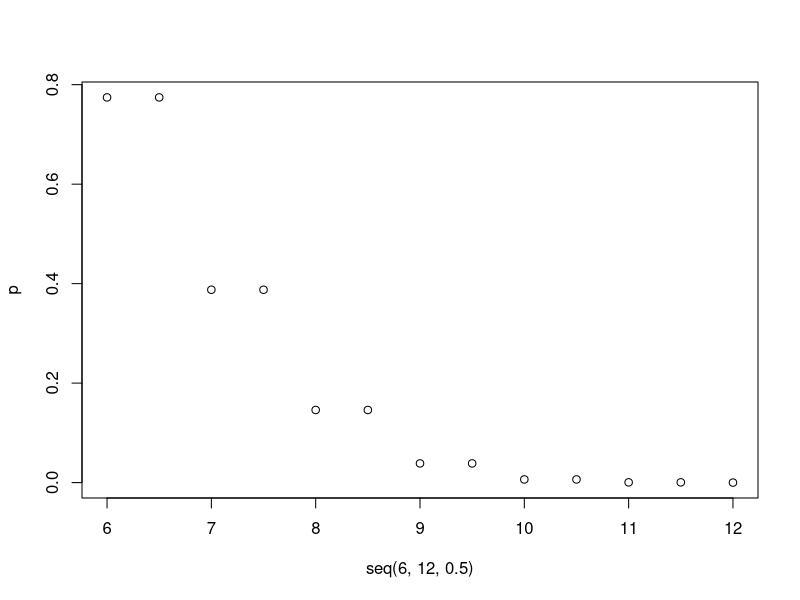
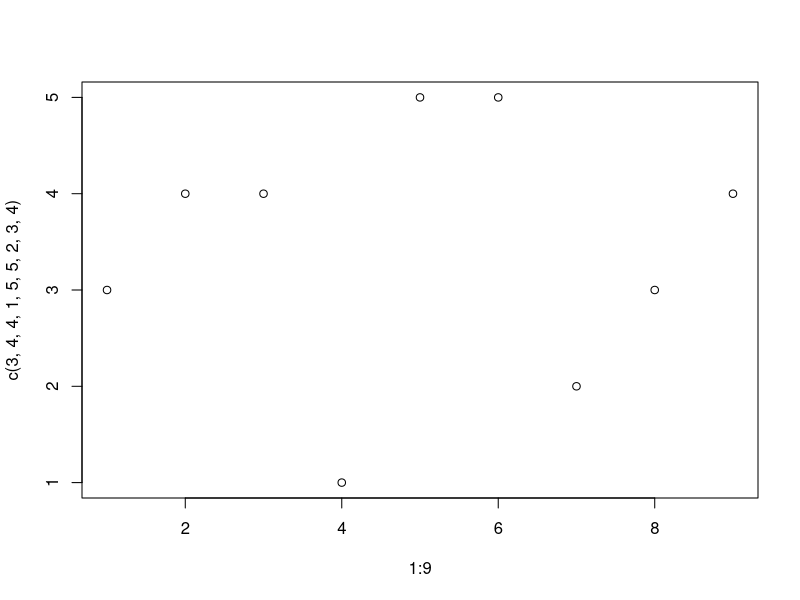

Generate these figures, in order, with R:
## ---- chunk 1
2*pbinom(35.5, 50, .5, lower.tail = FALSE)
2*pbinom(9.5, 12, .5, lower.tail = FALSE)
p=c()
for (i in seq(6,12,.5)) {
  p=c(p, 2*pbinom(i, 12, .5, lower.tail = FALSE))
}
plot(seq(6,12,.5), p)
## ---- chunk 2
2*pnorm(1.78, lower.tail=FALSE)
## ---- chunk 3
pchisq(3.28888, 3-1, lower.tail = FALSE)
## ---- chunk 4
pbinom(7,20,.5)
## ---- chunk 5
plot(1:9, c(3,4,4,1,5,5,2,3,4))
median(c(3,4,4,1,5,5,2,3,4))
## ---- chunk 6
ex=c(22, 24, 20, 18, 16, 14, 15, 15, 13, 17, 12, 14)

#p_1=((length(ex) * (length(ex) +1) * (2 * length(ex) + 1)) / (6 * (length(ex) - 1)))
#p_2=sum(ex^2) - (length(ex) * mean(ex)^2)
#p_3=((length(ex)^2 * (length(ex) + 1)^2) / (4 * (length(ex) - 1)))
#p_4=mean(ex)^2 - sum(ex^2) / length(ex)
#p_1*p_2+p_3*p_4

x=c(3,4,4,1,5,5,2,3,4)
tws=sum(x * 1:length(x))
e=length(x) * (length(x) + 1) / 2 * mean(x)
p_1=((length(x) * (length(x) +1) * (2 * length(x) + 1)) / (6 * (length(x) - 1)))
p_2=sum(x^2) - (length(x) * mean(x)^2)
p_3=((length(x)^2 * (length(x) + 1)^2) / (4 * (length(x) - 1)))
p_4=mean(x)^2 - sum(x^2) / length(x)
var=p_1*p_2+p_3*p_4

ts=(tws - e) / sqrt(var)
pnorm(ts, lower.tail=FALSE)
pnorm(156, 155, sqrt(106.667), lower.tail=FALSE)
## ---- chunk 7
2*pnorm(136.5, 150, sqrt(300))
